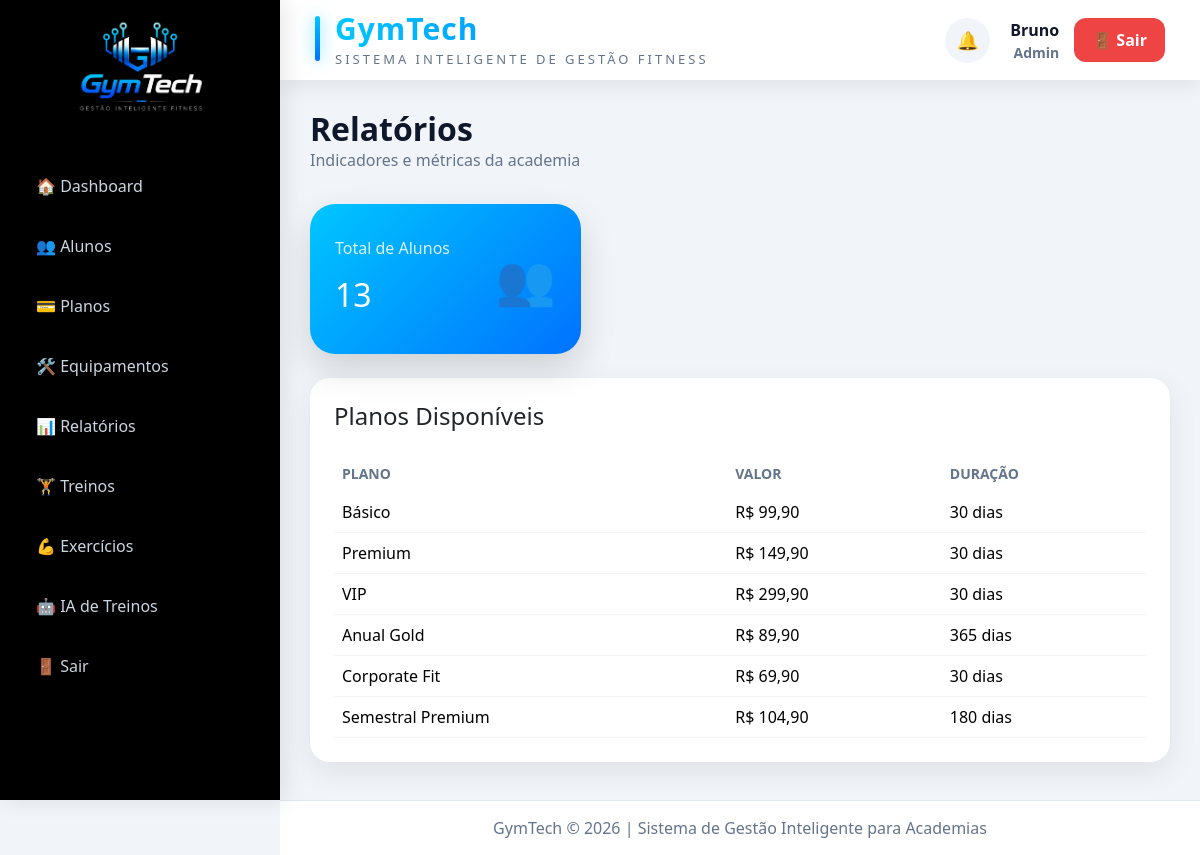
The page /public/index.php?controller=reports&action=index (signed in) on the database its author committed.
### tables this page shows
CREATE TABLE `plans` (
  `id` int(11) NOT NULL AUTO_INCREMENT,
  `name` varchar(100) NOT NULL,
  `price` decimal(10,2) NOT NULL,
  `duration` int(11) NOT NULL,
  `description` text DEFAULT NULL,
  `created_at` timestamp NOT NULL DEFAULT current_timestamp(),
  PRIMARY KEY (`id`)
);

### app/controllers/ReportsController.php (called while the page is built, shortened)
<?php
require_once __DIR__ . '/../models/Student.php';
require_once __DIR__ . '/../models/Plan.php';
class ReportsController extends Controller
{
    public function index()
    {
        $studentModel = new Students();
        $planModel = new Plan();
        $totalStudents = $studentModel->totalStudents();
        $plans = $planModel->all();
        $this->view('reports/index', [
            'totalStudents' => $totalStudents,
            'plans' => $plans
        ]);
    }
}

### public/index.php (called while the page is built, shortened)
<?php
require_once "../core/Model.php";
$action = $_GET['action'] ?? 'login';
$controllerObject = new $controllerName();
$controllerObject->$action();

### config/database.php (called while the page is built)
<?php
class Database {
    private $host = "localhost";
    private $dbname = "gym_system";
    private $user = "root";
    private $pass = "";
    public function connect() {
        try {
            $pdo = new PDO(
                "mysql:host={$this->host};dbname={$this->dbname};charset=utf8",
                $this->user,
                $this->pass
            );
            $pdo->setAttribute(PDO::ATTR_ERRMODE, PDO::ERRMODE_EXCEPTION);
            return $pdo;
        } catch(PDOException $e) {
            die("Erro na conexão: " . $e->getMessage());
        }
    }
}

### core/Model.php (called while the page is built, shortened)
<?php
require_once __DIR__ .'/../config/database.php';
class Model {
    public function __construct() {
        $database = new Database();
        $this->db = $database->connect();
    }
}

### app/models/Student.php (called while the page is built, shortened)
<?php
require_once __DIR__ .'/../../core/Model.php';
class Students extends Model {
    public function totalStudents(){
        $sql = "SELECT COUNT(*) as total FROM students";
        $stmt = $this->db->query($sql);
        return $stmt->fetch(PDO::FETCH_ASSOC);
    }
}

### app/models/Plan.php (called while the page is built, shortened)
<?php
require_once __DIR__ ."/../../core/Model.php";
class Plan extends Model {
    public function all(){
        $sql = "
            SELECT
                plans.*,
                COUNT(students.id) AS total_students
            FROM plans
            LEFT JOIN students
            ON students.plan_id = plans.id
            GROUP BY plans.id";
        $stmt = $this->db->query($sql);
        return $stmt->fetchAll(PDO::FETCH_ASSOC);
    }
}

### app/views/reports/index.php (the view)
<div class="page-header">
    <div>
        <h2>
            Relatórios
        </h2>
        <span>
            Indicadores e métricas da academia
        </span>
    </div>
</div>
<div class="row g-4 mt-2">
    <div class="col-md-4">
        <div class="dashboard-card students">
            <div>
                <p>Total de Alunos</p>
                <h3>
                    <?= $totalStudents['total'] ?>
                </h3>
            </div>
            <div class="icon">
                👥
            </div>
        </div>
    </div>
</div>
<div class="glass-card p-4 mt-4">
    <h4 class="mb-4">
        Planos Disponíveis
    </h4>
    <table class="table modern-table">
        <thead>
            <tr>
                <th>Plano</th>
                <th>Valor</th>
                <th>Duração</th>
            </tr>
        </thead>
        <tbody>
            <?php foreach($plans as $plan): ?>
                <tr>
                    <td>
                        <?= $plan['name'] ?>
                    </td>
                    <td>
                        R$ <?= number_format($plan['price'],2,',','.') ?>
                    </td>
                    <td>
                        <?= $plan['duration'] ?> dias
                    </td>
                </tr>
            <?php endforeach; ?>
        </tbody>
    </table>
</div>

### public/assets/css/student_workout.css (style rules this page uses)
h2 { font-weight:700; }

### public/assets/css/style.css (style rules this page uses)
:root { --primary:#00c6ff; --secondary:#0072ff; --dark:#0f172a; --card:#1e293b; --text:#e2e8f0; --sidebar:#020617; }
* { margin:0; padding:0; box-sizing:border-box; }
body { background:#f1f5f9; font-family:'Segoe UI',sans-serif; }
.glass-card { background:white; border:none; border-radius:20px; box-shadow:0 10px 30px rgba(0,0,0,.08); }
.dashboard-card { height:150px; border-radius:25px; padding:25px; color:white; display:flex; justify-content:space-between; align-items:center; box-shadow:0 15px 35px rgba(0,0,0,.15); transition:.3s; }
.dashboard-card h3 { font-size:32px; }
.dashboard-card p { opacity:.85; }
.dashboard-card .icon { font-size:48px; }
.students { background:linear-gradient(135deg,#00c6ff,#0072ff); }
.page-header { display:flex; justify-content:space-between; align-items:center; }
.page-header h2 { font-size:32px; font-weight:700; color:#0f172a; margin:0; }
.page-header span { color:#64748b; }
.modern-table { margin-bottom:0; }
.modern-table thead th { color:#64748b; font-size:14px; text-transform:uppercase; border:none; }
.modern-table tbody tr { transition:.3s; }
.modern-table td { border-color:#f1f5f9; }

### rows shown on the page
plans: name "Básico", price "99,90", duration "30"
plans: name "Premium", price "149,90", duration "30"
plans: name "VIP", price "299,90", duration "30"
plans: name "Anual Gold", price "89,90", duration "365"
plans: name "Corporate Fit", price "69,90", duration "30"
plans: name "Semestral Premium", price "104,90", duration "180"

### other values the page prints
$_SESSION['user']['name'] "Bruno"
$role "Admin"
$totalStudents['total'] "13"
